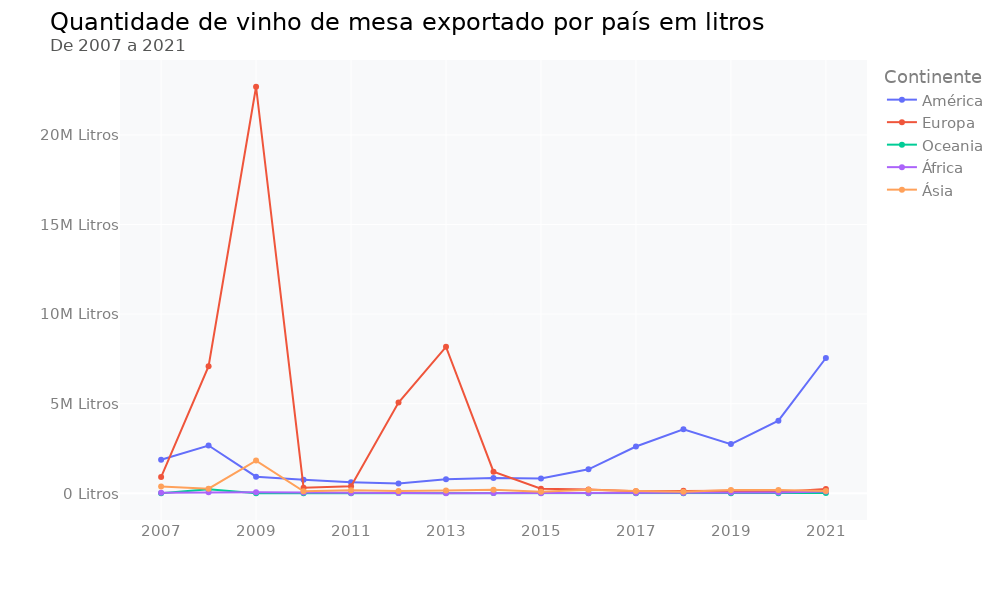

Here is the notebook cell this chart was saved with:
### Code cell
# Importando a biblioteca
import plotly.express as px

fig = px.line(vendas_por_ano_qtd, x=vendas_por_ano_qtd.index, y=vendas_por_ano_qtd.columns, markers = True)

# Ajustando o layout do gráfico
fig.update_layout(width=1000, height=600, font_family = 'DejaVu Sans', font_size=15,
                  font_color= "grey", title_font_color= "black", title_font_size=24,
                  title_text='Quantidade de vinho de mesa exportado por país em litros' +
                             '<br><sup size=1 style="color:#555655">De 2007 a 2021</sup>',
                  xaxis_title='', yaxis_title='', plot_bgcolor= "#f8f9fa")

# Ajustando os ticks do eixo y para litros
fig.update_yaxes(ticksuffix=" Litros")

fig.update_xaxes(tickmode='array', tickvals=np.arange(2007,2022,2))

fig.show()

### Figure 1 — Plotly figure (JSON) as saved in the notebook; plotly's stock layout.template omitted (floating-point values rounded to 4 significant figures)
{"data": [{"hovertemplate": "Continente=América<br>Ano=%{x}<br>value=%{y}<extra></extra>", "legendgroup": "América", "line": {"color": "#636efa", "dash": "solid"}, "marker": {"symbol": "circle"}, "mode": "lines+markers", "name": "América", "orientation": "v", "showlegend": true, "type": "scatter", "x": ["2007", "2008", "2009", "2010", "2011", "2012", "2013", "2014", "2015", "2016", "2017", "2018", "2019", "2020", "2021"], "xaxis": "x", "y": [1867448, 2663022, 925453, 749419, 616560, 540104, 775323, 852981, 824963, 1335749, 2609551, 3565215, 2743793, 4052442, 7548405], "yaxis": "y"}, {"hovertemplate": "Continente=Europa<br>Ano=%{x}<br>value=%{y}<extra></extra>", "legendgroup": "Europa", "line": {"color": "#EF553B", "dash": "solid"}, "marker": {"symbol": "circle"}, "mode": "lines+markers", "name": "Europa", "orientation": "v", "showlegend": true, "type": "scatter", "x": ["2007", "2008", "2009", "2010", "2011", "2012", "2013", "2014", "2015", "2016", "2017", "2018", "2019", "2020", "2021"], "xaxis": "x", "y": [901901, 7093754, 22685787, 312891, 392094, 5057924, 8171762, 1206820, 255532, 208518, 111822, 138453, 137207, 72158, 235882], "yaxis": "y"}, {"hovertemplate": "Continente=Oceania<br>Ano=%{x}<br>value=%{y}<extra></extra>", "legendgroup": "Oceania", "line": {"color": "#00cc96", "dash": "solid"}, "marker": {"symbol": "circle"}, "mode": "lines+markers", "name": "Oceania", "orientation": "v", "showlegend": true, "type": "scatter", "x": ["2007", "2008", "2009", "2010", "2011", "2012", "2013", "2014", "2015", "2016", "2017", "2018", "2019", "2020", "2021"], "xaxis": "x", "y": [60, 218726, 1014, 1823, 6219, 11709, 17711, 9108, 8246, 2458, 3028, 3024, 1661, 1128, 8589], "yaxis": "y"}, {"hovertemplate": "Continente=África<br>Ano=%{x}<br>value=%{y}<extra></extra>", "legendgroup": "África", "line": {"color": "#ab63fa", "dash": "solid"}, "marker": {"symbol": "circle"}, "mode": "lines+markers", "name": "África", "orientation": "v", "showlegend": true, "type": "scatter", "x": ["2007", "2008", "2009", "2010", "2011", "2012", "2013", "2014", "2015", "2016", "2017", "2018", "2019", "2020", "2021"], "xaxis": "x", "y": [25942, 56609, 54827, 45548, 14903, 9282, 2923, 12182, 1908, 7359, 11919, 17512, 40940, 45312, 96819], "yaxis": "y"}, {"hovertemplate": "Continente=Ásia<br>Ano=%{x}<br>value=%{y}<extra></extra>", "legendgroup": "Ásia", "line": {"color": "#FFA15A", "dash": "solid"}, "marker": {"symbol": "circle"}, "mode": "lines+markers", "name": "Ásia", "orientation": "v", "showlegend": true, "type": "scatter", "x": ["2007", "2008", "2009", "2010", "2011", "2012", "2013", "2014", "2015", "2016", "2017", "2018", "2019", "2020", "2021"], "xaxis": "x", "y": [373809, 256962, 1821709, 112973, 161554, 118795, 148930, 201115, 87635, 192397, 131763, 87548, 181905, 178692, 126212], "yaxis": "y"}], "layout": {"font": {"color": "grey", "family": "DejaVu Sans", "size": 15}, "height": 600, "legend": {"title": {"text": "Continente"}, "tracegroupgap": 0}, "margin": {"t": 60}, "plot_bgcolor": "#f8f9fa", "title": {"font": {"color": "black", "size": 24}, "text": "Quantidade de vinho de mesa exportado por país em litros<br><sup size=1 style=\"color:#555655\">De 2007 a 2021</sup>"}, "width": 1000, "xaxis": {"anchor": "y", "domain": [0, 1], "tickmode": "array", "tickvals": [2007, 2009, 2011, 2013, 2015, 2017, 2019, 2021], "title": {"text": ""}}, "yaxis": {"anchor": "x", "domain": [0, 1], "ticksuffix": " Litros", "title": {"text": ""}}}}
